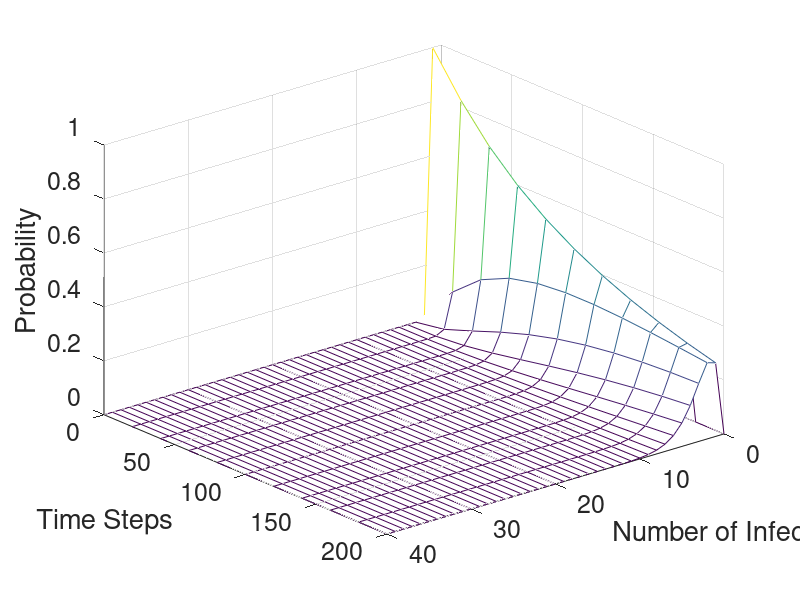

Reproduce this figure in MATLAB.
% Discrete Time Markov Chain
% Zombie Epidemic Model
% Transition Matrix,limiting distribution and Graph of Probability Distribution
%Cleaning the memory
clear all
%Set graphics object properties
set(gca,'FontSize',18);
set(0,'DefaultAxesFontSize',18);
%Setting the time steps
time=200;
%Seeting the size of the interval time for a DTMC
dtt=0.001; % Time step
%Instantiating infectious rate
beta=5*dtt;
%Instantiating recovery rate
gama=4*dtt;
% Instantiating population size
N=40; 
% plot every enth time interval
en=20; 
%Instantiating the transition matrix T
T=zeros(N+1,N+1); 
%Instantiating a vector for holding values of I
i=linspace(0,N,N+1);
%Instantiating a vector for holding probabilities for each time step 
p=zeros(time+1,N+1);
% Five individuals initially infected, the boat load.
p(1,2)=1; 
%Probability of increasing the number of infected
bt=(beta*i.*(N-i))/(N-1);
%Probability of decreasing in the number of infected
dt=i.*gama;
%Absorption state
T(1,1)=1;
%Fill a Element outside the loop
T(2,1)=dt(2);
%Loop to fill the transition matrix
for i=2:N % Define the transition matrix
T(i,i)=1-bt(i)-dt(i); % diagonal entries
T(i,i+1)=dt(i); % superdiagonal entries
T(i+1,i)=bt(i+1); % subdiagonal entries
end
%Filling elements last row of the transition matrix
T(N+1,N)=dt(N+1);
T(N+1,N+1)=1-dt(N+1);
%Running a loop to get a probability vector of a each time step 
for t=1:time
y=T*p(t,:)';
p(t+1,:)=y';
end
%Storing the initial distribution
pm(1,:)=p(1,:);
%Running a loop to store the probability of each time step
for t=1:time/en;
pm(t+1,:)=p(en*t,:);
end
%Instantiating a vector for holding the time steps for plotting
ti=linspace(0,time,time/en+1);
%Instantiating a vector for holding number of infectives for plotting
st=linspace(0,N,N+1);
%Draw a wireframe
mesh(st,ti,pm);
%Labeling 
xlabel('Number of Infectives');
ylabel('Time Steps');
zlabel('Probability');
%Setting the azimuth and elevation angles
view(140,30);
%Setting the axis limit
axis([0,N,0,time,0,1]);
%Code for get the stationary distribution of the transition matrix
A = T.'- eye(N+1);
A(N+1,:) = ones(1,N+1);
b = zeros(N+1,1);
b(N+1) = 1;
pi = A\b;
%Code for get cdf of I(t)
J=pi.*T;
TTT=ones(time+1,N+1);
YYY=ones-pm;





